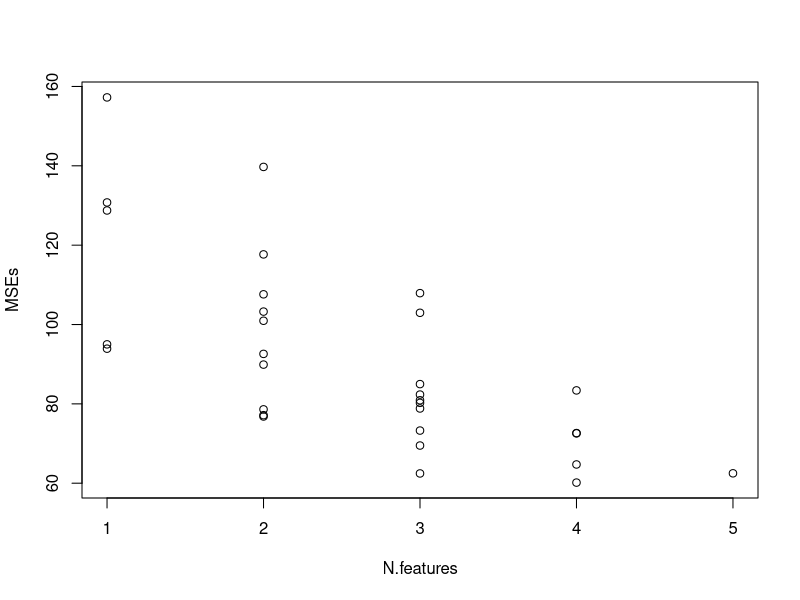

The R script that drew this image:
#### Assignment 3 - Feature selection by cross-validation in a linear model

### Functions
# Returns linear regression model of given X and Y
linear_model=function(..X, ..Y){
  X = cbind(1, ..X)
  β = solve(t(X)%*%X)%*%t(X)%*%..Y
  return(β)
}

CV=function(..X, ..Y, K){
  
  # Setup
  n = length(..Y)
  p = ncol(..X)
  set.seed(12345)
  ids = sample(n,n)
  X = ..X[ids,]
  Y = ..Y[ids]
  width = floor(n/K)
  MSEs = numeric(2^p-1)
  N.features = numeric(2^p-1)
  features = list()
  current = 0
  
  # Assuming 5 features:
  
  for (f1 in 0:1){
    for (f2 in 0:1){
      for(f3 in 0:1){
        for(f4 in 0:1){
          for(f5 in 0:1){
            model= c(f1,f2,f3,f4,f5)
            if (sum(model)==0) next()
            SSE=0
            
            for (k in 1:K){
              # Select indices
              indices = 1:width + (k-1)*width
              if(k==K) indices = ((k-1)*width+1):n
              
              # Train model
              X.training = X[-indices, which(model==1)]
              Y.training = Y[-indices]
              β.k = linear_model(X.training, Y.training)
              
              # Make predictions
              X.k = cbind(1, X[indices, which(model==1)])
              Y.k = Y[indices]
              Yfit.k = X.k %*% β.k
              
              # Calculate Error
              SSE=SSE+sum((Yfit.k-Y.k)^2)
            }
            
            # Store performance of current feature selection
            current = current+1
            MSEs[current] = SSE/n
            N.features[current] = sum(model)
            features[[current]] = model
          }
        }
      }
    }
  }
  
  # Plot MSE against number of features
  plot(N.features, MSEs)
  
  # Return info about best feature selection
  i=which.min(MSEs)
  return(list(CV=MSEs[i], Features=features[[i]], Feature_Names=colnames(X)[which(features[[i]]==1)]))
}

### Implementation
X.swiss = as.matrix(swiss[,2:6])
Y.swiss = swiss[[1]]
N.folds = 5
CV(X.swiss, Y.swiss, N.folds)
